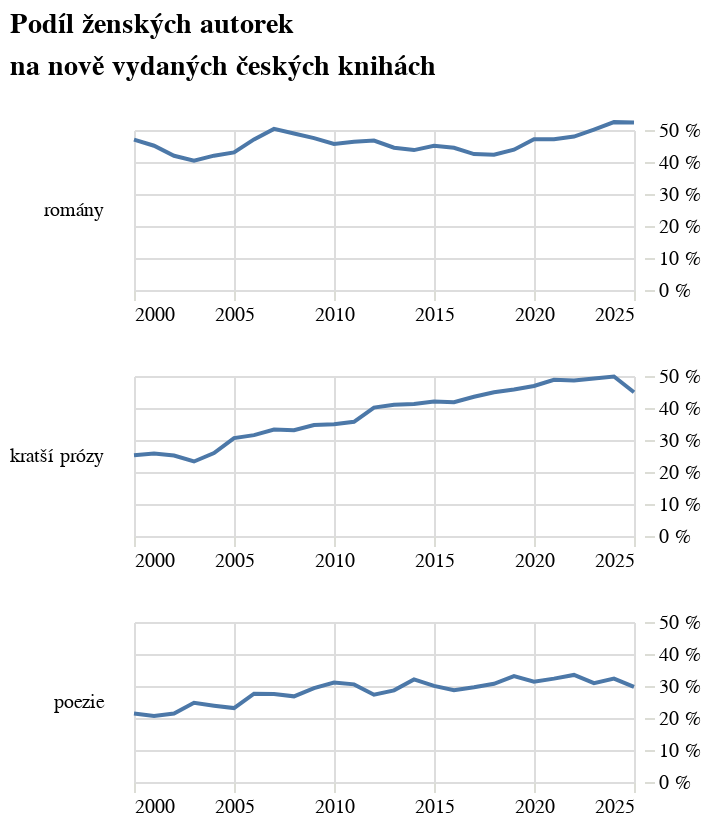

Write notebook code for a chart like this one.
### Code cell
alt.Chart(
    alt_friendly(pl.concat([df_podil, df_podil_kratke, df_podil_poezie]).filter(pl.col('rok') >= 2000)), 
    title=alt.Title(["Podíl ženských autorek","na nově vydaných českých knihách"], lineHeight=21), width=250, height=80
         ).mark_line(
         ).encode(
    alt.X("rok:T", title=None, axis=alt.Axis(tickCount=5)),
    alt.Y('podil_zen:Q', title=None, axis=alt.Axis(tickCount=4, labelExpr="datum.label * 100 + ' %'", orient='right'), scale=alt.Scale(domain=[0,0.5])),
    alt.Row("zanr:N",header=alt.Header(labelAngle=0, labelAlign='left', labelAnchor='middle', labelFont='Asap'), sort=["romány","kratší prózy","poezie"], title=None)
).configure_view(stroke='transparent').resolve_scale(y='shared').resolve_axis(x="independent")

### Figure 1 — Vega-Lite specification as saved in the notebook (floating-point values rounded to 4 significant figures)
{"config": {"title": {"font": "Noticia Text", "fontSize": 14, "anchor": "start", "lineHeight": 21, "fontWeight": "bolder", "subtitleFont": "Noticia Text", "subtitleFontSize": 12, "subtitlePadding": 12, "dy": -12}, "axis": {"labelFont": "Asap", "titleFont": "Asap", "fontWeight": "lighter", "titleFontWeight": "lighter", "labelFontSize": 10, "titleFontSize": 10, "labelPadding": 2, "titlePadding": 10, "domainOpacity": 0, "tickColor": "#DCDDD6"}, "legend": {"labelFont": "Asap", "labelFontWeight": "normal", "titleFont": "Asap", "titleFontWeight": "normal", "labelFontSize": 10, "titleFontSize": 10}, "view": {"stroke": "transparent"}}, "data": {"name": "data-c9ccc8921c32704786d89155dd30f4b8"}, "mark": {"type": "line"}, "encoding": {"row": {"field": "zanr", "header": {"labelAlign": "left", "labelAnchor": "middle", "labelAngle": 0, "labelFont": "Asap"}, "sort": ["romány", "kratší prózy", "poezie"], "title": null, "type": "nominal"}, "x": {"axis": {"tickCount": 5}, "field": "rok", "title": null, "type": "temporal"}, "y": {"axis": {"labelExpr": "datum.label * 100 + ' %'", "orient": "right", "tickCount": 4}, "field": "podil_zen", "scale": {"domain": [0, 0.5]}, "title": null, "type": "quantitative"}}, "height": 80, "resolve": {"axis": {"x": "independent"}, "scale": {"y": "shared"}}, "title": {"text": ["Podíl ženských autorek", "na nově vydaných českých knihách"], "lineHeight": 21}, "width": 250, "$schema": "https://vega.github.io/schema/vega-lite/v5.8.0.json", "datasets": {"data-c9ccc8921c32704786d89155dd30f4b8": [{"rok": "2000-01-01T00:00:00", "zeny": 79, "muzi": 94, "celkem": 173, "podil_zen": 0.4698, "zanr": "romány"}, {"rok": "2001-01-01T00:00:00", "zeny": 69, "muzi": 86, "celkem": 155, "podil_zen": 0.4509, "zanr": "romány"}, {"rok": "2002-01-01T00:00:00", "zeny": 61, "muzi": 94, "celkem": 155, "podil_zen": 0.4194, "zanr": "romány"}, {"rok": "2003-01-01T00:00:00", "zeny": 65, "muzi": 92, "celkem": 157, "podil_zen": 0.4038, "zanr": "romány"}, {"rok": "2004-01-01T00:00:00", "zeny": 80, "muzi": 108, "celkem": 188, "podil_zen": 0.4198, "zanr": "romány"}, {"rok": "2005-01-01T00:00:00", "zeny": 93, "muzi": 121, "celkem": 214, "podil_zen": 0.4301, "zanr": "romány"}, {"rok": "2006-01-01T00:00:00", "zeny": 112, "muzi": 109, "celkem": 221, "podil_zen": 0.4707, "zanr": "romány"}, {"rok": "2007-01-01T00:00:00", "zeny": 112, "muzi": 112, "celkem": 224, "podil_zen": 0.5034, "zanr": "romány"}, {"rok": "2008-01-01T00:00:00", "zeny": 123, "muzi": 134, "celkem": 257, "podil_zen": 0.4893, "zanr": "romány"}, {"rok": "2009-01-01T00:00:00", "zeny": 127, "muzi": 143, "celkem": 270, "podil_zen": 0.4745, "zanr": "romány"}, {"rok": "2010-01-01T00:00:00", "zeny": 126, "muzi": 159, "celkem": 285, "podil_zen": 0.4562, "zanr": "romány"}, {"rok": "2011-01-01T00:00:00", "zeny": 139, "muzi": 148, "celkem": 287, "podil_zen": 0.4632, "zanr": "romány"}, {"rok": "2012-01-01T00:00:00", "zeny": 107, "muzi": 131, "celkem": 238, "podil_zen": 0.467, "zanr": "romány"}, {"rok": "2013-01-01T00:00:00", "zeny": 98, "muzi": 125, "celkem": 223, "podil_zen": 0.4445, "zanr": "romány"}, {"rok": "2014-01-01T00:00:00", "zeny": 107, "muzi": 139, "celkem": 246, "podil_zen": 0.4372, "zanr": "romány"}, {"rok": "2015-01-01T00:00:00", "zeny": 130, "muzi": 149, "celkem": 279, "podil_zen": 0.4505, "zanr": "romány"}, {"rok": "2016-01-01T00:00:00", "zeny": 121, "muzi": 165, "celkem": 286, "podil_zen": 0.4445, "zanr": "romány"}, {"rok": "2017-01-01T00:00:00", "zeny": 128, "muzi": 172, "celkem": 300, "podil_zen": 0.4249, "zanr": "romány"}, {"rok": "2018-01-01T00:00:00", "zeny": 129, "muzi": 179, "celkem": 308, "podil_zen": 0.4227, "zanr": "romány"}, {"rok": "2019-01-01T00:00:00", "zeny": 158, "muzi": 187, "celkem": 345, "podil_zen": 0.4384, "zanr": "romány"}, {"rok": "2020-01-01T00:00:00", "zeny": 177, "muzi": 189, "celkem": 366, "podil_zen": 0.4708, "zanr": "romány"}, {"rok": "2021-01-01T00:00:00", "zeny": 179, "muzi": 211, "celkem": 390, "podil_zen": 0.4713, "zanr": "romány"}, {"rok": "2022-01-01T00:00:00", "zeny": 195, "muzi": 195, "celkem": 390, "podil_zen": 0.4795, "zanr": "romány"}, {"rok": "2023-01-01T00:00:00", "zeny": 186, "muzi": 184, "celkem": 370, "podil_zen": 0.5014, "zanr": "romány"}, {"rok": "2024-01-01T00:00:00", "zeny": 194, "muzi": 161, "celkem": 355, "podil_zen": 0.5246, "zanr": "romány"}, {"rok": "2025-01-01T00:00:00", "zeny": 11, "muzi": 11, "celkem": 22, "podil_zen": 0.5232, "zanr": "romány"}, {"rok": "2000-01-01T00:00:00", "zeny": 40, "muzi": 103, "celkem": 143, "podil_zen": 0.2526, "zanr": "kratší prózy"}, {"rok": "2001-01-01T00:00:00", "zeny": 36, "muzi": 117, "celkem": 153, "podil_zen": 0.2575, "zanr": "kratší prózy"}, {"rok": "2002-01-01T00:00:00", "zeny": 52, "muzi": 142, "celkem": 194, "podil_zen": 0.2517, "zanr": "kratší prózy"}, {"rok": "2003-01-01T00:00:00", "zeny": 53, "muzi": 215, "celkem": 268, "podil_zen": 0.2329, "zanr": "kratší prózy"}, {"rok": "2004-01-01T00:00:00", "zeny": 104, "muzi": 220, "celkem": 324, "podil_zen": 0.2594, "zanr": "kratší prózy"}, {"rok": "2005-01-01T00:00:00", "zeny": 89, "muzi": 217, "celkem": 306, "podil_zen": 0.3059, "zanr": "kratší prózy"}, {"rok": "2006-01-01T00:00:00", "zeny": 108, "muzi": 210, "celkem": 318, "podil_zen": 0.3152, "zanr": "kratší prózy"}, {"rok": "2007-01-01T00:00:00", "zeny": 112, "muzi": 232, "celkem": 344, "podil_zen": 0.3326, "zanr": "kratší prózy"}, {"rok": "2008-01-01T00:00:00", "zeny": 119, "muzi": 236, "celkem": 355, "podil_zen": 0.3304, "zanr": "kratší prózy"}, {"rok": "2009-01-01T00:00:00", "zeny": 132, "muzi": 236, "celkem": 368, "podil_zen": 0.347, "zanr": "kratší prózy"}, {"rok": "2010-01-01T00:00:00", "zeny": 142, "muzi": 276, "celkem": 418, "podil_zen": 0.3492, "zanr": "kratší prózy"}, {"rok": "2011-01-01T00:00:00", "zeny": 151, "muzi": 253, "celkem": 404, "podil_zen": 0.3567, "zanr": "kratší prózy"}, {"rok": "2012-01-01T00:00:00", "zeny": 169, "muzi": 225, "celkem": 394, "podil_zen": 0.4013, "zanr": "kratší prózy"}, {"rok": "2013-01-01T00:00:00", "zeny": 171, "muzi": 266, "celkem": 437, "podil_zen": 0.4101, "zanr": "kratší prózy"}, {"rok": "2014-01-01T00:00:00", "zeny": 207, "muzi": 270, "celkem": 477, "podil_zen": 0.4126, "zanr": "kratší prózy"}, {"rok": "2015-01-01T00:00:00", "zeny": 217, "muzi": 316, "celkem": 533, "podil_zen": 0.4205, "zanr": "kratší prózy"}, {"rok": "2016-01-01T00:00:00", "zeny": 250, "muzi": 333, "celkem": 583, "podil_zen": 0.418, "zanr": "kratší prózy"}, {"rok": "2017-01-01T00:00:00", "zeny": 241, "muzi": 305, "celkem": 546, "podil_zen": 0.4351, "zanr": "kratší prózy"}, {"rok": "2018-01-01T00:00:00", "zeny": 258, "muzi": 306, "celkem": 564, "podil_zen": 0.4494, "zanr": "kratší prózy"}, {"rok": "2019-01-01T00:00:00", "zeny": 266, "muzi": 314, "celkem": 580, "podil_zen": 0.458, "zanr": "kratší prózy"}, {"rok": "2020-01-01T00:00:00", "zeny": 274, "muzi": 298, "celkem": 572, "podil_zen": 0.4688, "zanr": "kratší prózy"}, {"rok": "2021-01-01T00:00:00", "zeny": 296, "muzi": 299, "celkem": 595, "podil_zen": 0.4882, "zanr": "kratší prózy"}, {"rok": "2022-01-01T00:00:00", "zeny": 278, "muzi": 308, "celkem": 586, "podil_zen": 0.4859, "zanr": "kratší prózy"}, {"rok": "2023-01-01T00:00:00", "zeny": 251, "muzi": 241, "celkem": 492, "podil_zen": 0.4923, "zanr": "kratší prózy"}, {"rok": "2024-01-01T00:00:00", "zeny": 240, "muzi": 253, "celkem": 493, "podil_zen": 0.4985, "zanr": "kratší prózy"}, {"rok": "2025-01-01T00:00:00", "zeny": 7, "muzi": 10, "celkem": 17, "podil_zen": 0.4493, "zanr": "kratší prózy"}, {"rok": "2000-01-01T00:00:00", "zeny": 43, "muzi": 152, "celkem": 195, "podil_zen": 0.2143, "zanr": "poezie"}, {"rok": "2001-01-01T00:00:00", "zeny": 41, "muzi": 172, "celkem": 213, "podil_zen": 0.2065, "zanr": "poezie"}, {"rok": "2002-01-01T00:00:00", "zeny": 42, "muzi": 136, "celkem": 178, "podil_zen": 0.2142, "zanr": "poezie"}, {"rok": "2003-01-01T00:00:00", "zeny": 65, "muzi": 186, "celkem": 251, "podil_zen": 0.2475, "zanr": "poezie"}, {"rok": "2004-01-01T00:00:00", "zeny": 55, "muzi": 197, "celkem": 252, "podil_zen": 0.2386, "zanr": "poezie"}, {"rok": "2005-01-01T00:00:00", "zeny": 68, "muzi": 211, "celkem": 279, "podil_zen": 0.231, "zanr": "poezie"}, {"rok": "2006-01-01T00:00:00", "zeny": 93, "muzi": 209, "celkem": 302, "podil_zen": 0.2758, "zanr": "poezie"}, {"rok": "2007-01-01T00:00:00", "zeny": 77, "muzi": 242, "celkem": 319, "podil_zen": 0.2747, "zanr": "poezie"}, {"rok": "2008-01-01T00:00:00", "zeny": 97, "muzi": 233, "celkem": 330, "podil_zen": 0.2677, "zanr": "poezie"}, {"rok": "2009-01-01T00:00:00", "zeny": 100, "muzi": 241, "celkem": 341, "podil_zen": 0.2936, "zanr": "poezie"}, {"rok": "2010-01-01T00:00:00", "zeny": 123, "muzi": 251, "celkem": 374, "podil_zen": 0.3111, "zanr": "poezie"}, {"rok": "2011-01-01T00:00:00", "zeny": 90, "muzi": 230, "celkem": 320, "podil_zen": 0.3051, "zanr": "poezie"}, {"rok": "2012-01-01T00:00:00", "zeny": 78, "muzi": 217, "celkem": 295, "podil_zen": 0.2728, "zanr": "poezie"}, {"rok": "2013-01-01T00:00:00", "zeny": 120, "muzi": 269, "celkem": 389, "podil_zen": 0.2864, "zanr": "poezie"}, {"rok": "2014-01-01T00:00:00", "zeny": 120, "muzi": 241, "celkem": 361, "podil_zen": 0.3204, "zanr": "poezie"}, {"rok": "2015-01-01T00:00:00", "zeny": 106, "muzi": 289, "celkem": 395, "podil_zen": 0.3004, "zanr": "poezie"}, {"rok": "2016-01-01T00:00:00", "zeny": 130, "muzi": 295, "celkem": 425, "podil_zen": 0.2871, "zanr": "poezie"}, {"rok": "2017-01-01T00:00:00", "zeny": 101, "muzi": 252, "celkem": 353, "podil_zen": 0.296, "zanr": "poezie"}, {"rok": "2018-01-01T00:00:00", "zeny": 110, "muzi": 226, "celkem": 336, "podil_zen": 0.3067, "zanr": "poezie"}, {"rok": "2019-01-01T00:00:00", "zeny": 124, "muzi": 247, "celkem": 371, "podil_zen": 0.3308, "zanr": "poezie"}, {"rok": "2020-01-01T00:00:00", "zeny": 114, "muzi": 275, "celkem": 389, "podil_zen": 0.3136, "zanr": "poezie"}, {"rok": "2021-01-01T00:00:00", "zeny": 143, "muzi": 262, "celkem": 405, "podil_zen": 0.3231, "zanr": "poezie"}, {"rok": "2022-01-01T00:00:00", "zeny": 110, "muzi": 238, "celkem": 348, "podil_zen": 0.3346, "zanr": "poezie"}, {"rok": "2023-01-01T00:00:00", "zeny": 105, "muzi": 243, "celkem": 348, "podil_zen": 0.3089, "zanr": "poezie"}, {"rok": "2024-01-01T00:00:00", "zeny": 99, "muzi": 188, "celkem": 287, "podil_zen": 0.3233, "zanr": "poezie"}, {"rok": "2025-01-01T00:00:00", "zeny": 3, "muzi": 9, "celkem": 12, "podil_zen": 0.2975, "zanr": "poezie"}]}}
